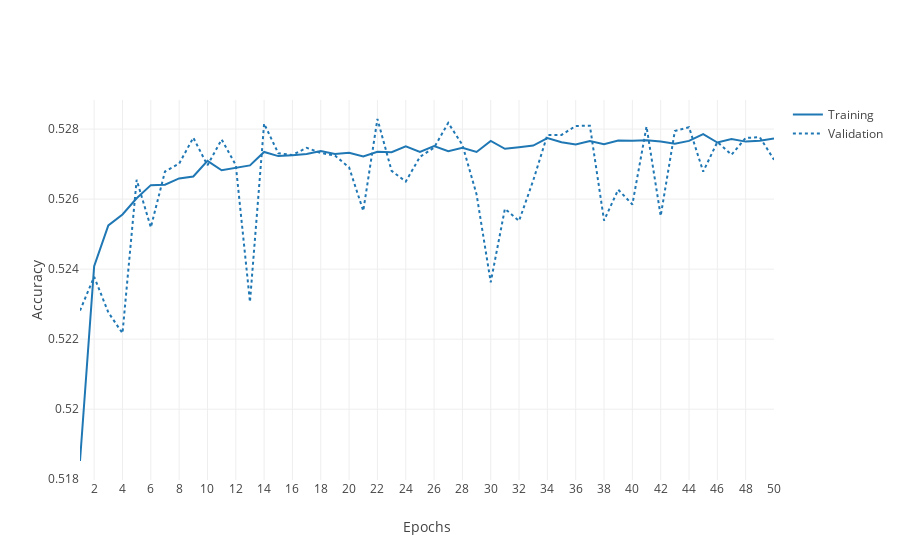

The code cell stored with this chart in its notebook:
### Markdown cell above
### Baseline

### Code cell
data = pd.read_csv('../images/model_1_0_accuracy.csv')

epochs = data['epoch']
training_accuracy = data['training_accuracy']
validation_accuracy = data['validation_accuracy']

fig = go.Figure()
fig.add_trace(go.Scatter(
    x=epochs,
    y=training_accuracy,
    mode='lines',
    name='Training'))
fig.add_trace(go.Scatter(
    x=epochs,
    y=validation_accuracy,
    mode='lines',
    name='Validation',
    line=dict(color='#1F77B4', dash='dot')))
fig.update_layout(
    template='none',
    xaxis_title='Epochs',
    yaxis_title="Accuracy")
fig.update_xaxes(tick0=0, dtick=2)
# fig.update_yaxes(range=[0.5,1])
fig.show()
fig.write_image(f'../images/model_1_0_accuracy_v2.png', scale=5)
# pd.DataFrame({'epoch': epochs, 'training_accuracy':training_accuracy, 'validation_accuracy':validation_accuracy}).to_csv('../images/model_1_0_accuracy_v2.csv', index=False)

### Figure 1 — Plotly figure (JSON) as saved in the notebook; plotly's stock layout.template omitted (floating-point values rounded to 4 significant figures)
{"data": [{"mode": "lines", "name": "Training", "type": "scatter", "x": [1, 2, 3, 4, 5, 6, 7, 8, 9, 10, 11, 12, 13, 14, 15, 16, 17, 18, 19, 20, 21, 22, 23, 24, 25, 26, 27, 28, 29, 30, 31, 32, 33, 34, 35, 36, 37, 38, 39, 40, 41, 42, 43, 44, 45, 46, 47, 48, 49, 50], "y": [0.5185, 0.5241, 0.5252, 0.5256, 0.526, 0.5264, 0.5264, 0.5266, 0.5266, 0.5271, 0.5268, 0.5269, 0.527, 0.5273, 0.5272, 0.5273, 0.5273, 0.5274, 0.5273, 0.5273, 0.5272, 0.5274, 0.5273, 0.5275, 0.5274, 0.5275, 0.5274, 0.5275, 0.5273, 0.5277, 0.5274, 0.5275, 0.5275, 0.5277, 0.5276, 0.5276, 0.5277, 0.5276, 0.5277, 0.5277, 0.5277, 0.5276, 0.5276, 0.5277, 0.5279, 0.5276, 0.5277, 0.5276, 0.5277, 0.5277]}, {"line": {"color": "#1F77B4", "dash": "dot"}, "mode": "lines", "name": "Validation", "type": "scatter", "x": [1, 2, 3, 4, 5, 6, 7, 8, 9, 10, 11, 12, 13, 14, 15, 16, 17, 18, 19, 20, 21, 22, 23, 24, 25, 26, 27, 28, 29, 30, 31, 32, 33, 34, 35, 36, 37, 38, 39, 40, 41, 42, 43, 44, 45, 46, 47, 48, 49, 50], "y": [0.5228, 0.5238, 0.5228, 0.5222, 0.5266, 0.5252, 0.5268, 0.527, 0.5278, 0.527, 0.5277, 0.527, 0.5231, 0.5282, 0.5273, 0.5273, 0.5275, 0.5273, 0.5272, 0.5269, 0.5257, 0.5283, 0.5268, 0.5265, 0.5272, 0.5275, 0.5282, 0.5275, 0.5261, 0.5236, 0.5257, 0.5254, 0.5265, 0.5278, 0.5278, 0.5281, 0.5281, 0.5254, 0.5263, 0.5258, 0.5281, 0.5255, 0.5279, 0.5281, 0.5268, 0.5276, 0.5273, 0.5277, 0.5278, 0.5271]}], "layout": {"xaxis": {"dtick": 2, "tick0": 0, "title": {"text": "Epochs"}}, "yaxis": {"title": {"text": "Accuracy"}}}}
